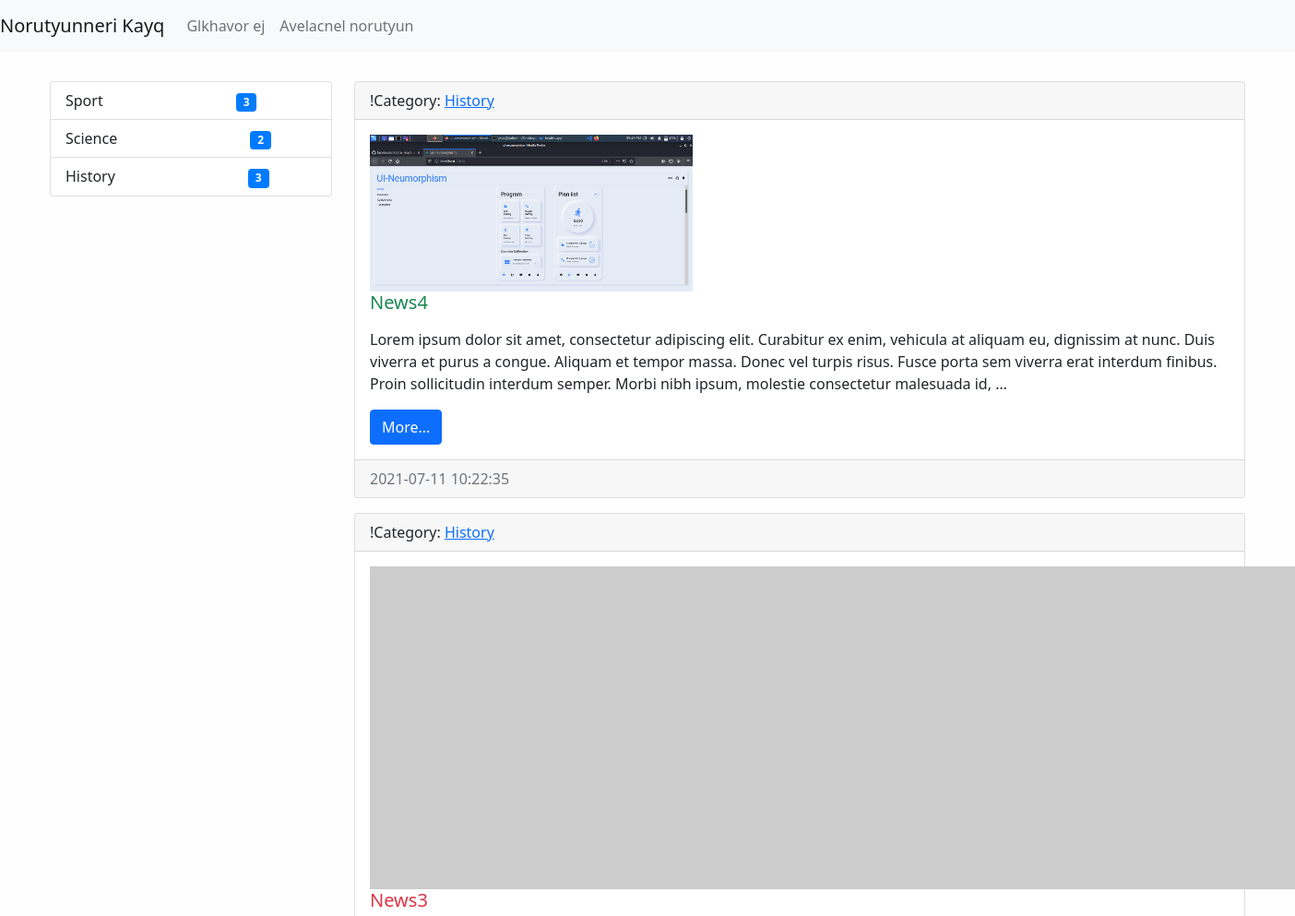
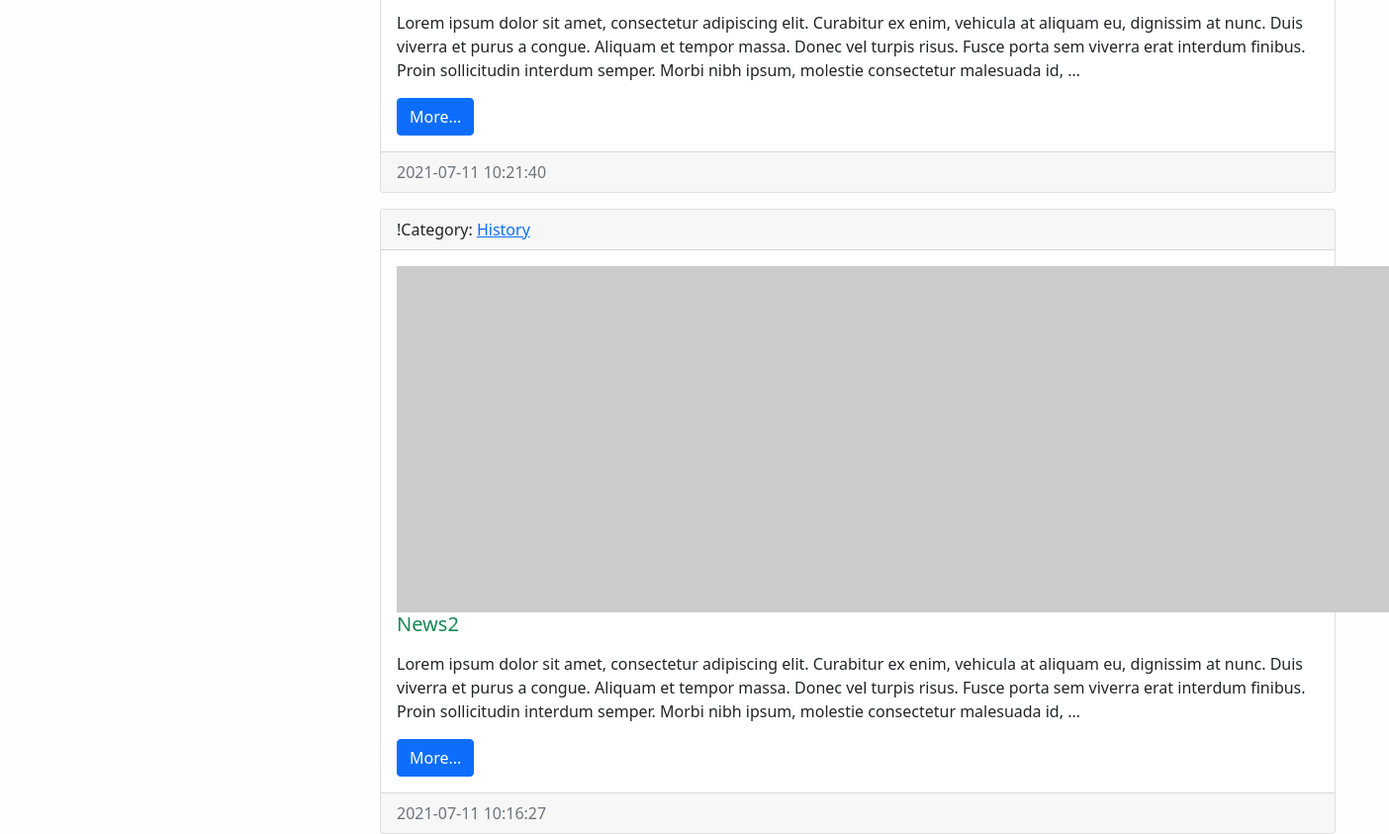
Screenshot of /category/3/ with the database file from the repository (2 pictures, top to bottom).
### news/models.py (models this page shows, shortened)
class Category(models.Model):
    title = models.CharField(max_length=150, db_index=True, verbose_name='CATEGORYI ANUN')
    def get_absolute_url(self):
        return reverse('category', kwargs={"category_id": self.pk})
    def __str__(self):
        return self.title
    class Meta:
        verbose_name = "Category"
        verbose_name_plural = "Categoryner"
        ordering = ['title']

class News(models.Model):
    title = models.CharField(max_length=150, verbose_name="ANUN")
    content = models.TextField(blank=True)
    created_at = models.DateTimeField(auto_now_add=True, verbose_name='STEGHTSVEL E')
    updated_at = models.DateTimeField(auto_now=True, verbose_name='POPOKHVEL E')
    photo = models.ImageField(upload_to='photos/%Y/%m/%d/', blank=True)
    is_published = models.BooleanField(default=True, verbose_name='HRATARAKVEL E')
    category = models.ForeignKey('Category', on_delete=models.PROTECT, related_name='get_news')
    views = models.IntegerField(default=0)
    def get_absolute_url(self):
        return reverse('view_news', kwargs={"pk": self.pk})
    class Meta:
        verbose_name = "Norutyun"  # entavernagira tsarayum(or` add news-y darav add Norutyun...)
        verbose_name_plural = "Norutyunner"  # sa el hognakii depqum(inchin -s er avelacnum` sa kdarna)
        ordering = ['-created_at']  # ev adminki ev modeli sort. hertakanutyuny kpokhvi

### news/views.py (the view)
# urls.py: path('category/<int:category_id>/', NewsByCategory.as_view(), name='category'),
class NewsByCategory(ListView):
    model = News
    template_name = 'news/home_news_list.html'
    context_object_name = 'news'
    allow_empty = False
    def get_queryset(self):
        return News.objects.filter(category_id=self.kwargs['category_id'], is_published=True)
    def get_context_data(self, *, object_list=None, **kwargs):
        context = super().get_context_data(**kwargs)
        context['title'] = Category.objects.get(pk=self.kwargs['category_id'])
        return context

### news/templatetags/news_tags.py (called while the page is built)
@register.inclusion_tag('news/list-categories.html')
def show_categories(arg1="hello", arg2="world"):
    categories = Category.objects.annotate(cnt=Count("get_news")).filter(cnt__gt=0)
    return {"categories": categories, "arg1": arg1,  "arg2": arg2}

### news/templates/news/home_news_list.html (shortened to what this page needs)
{% extends 'base.html' %}
{% block sidebar %}
    {% include 'inc/_sidebar.html' %}
{% endblock %}
{% block content %}
{% for item in news %}
<div class="card mt-3">
    <div class="card-header">
        !Category: <a href="{{ item.category.get_absolute_url }}"> {{ item.category }} </a>
    </div>
    <div class="card-body">
        <div class="media">
            {% if item.photo %}
            <img alt="" class="mr-3" src="{{ item.photo.url }}" width="350">
            {% else %}
            <img alt="" class="mr-3" src="https://picsum.photos/id/1050/350/235">
            {% endif %}
            <div class="media-body">
                <h5 class="card-title {% cycle  'text-success' 'text-danger'%} ">{{ item.title }}</h5>
                <p class="card-text">{{ item.content|linebreaks|truncatewords:50 }}</p>
                <a class="btn btn-primary" href="{{ item.get_absolute_url }}">More...</a>
            </div>
        </div>
    </div>
    <div class="card-footer text-muted">
        {{ item.created_at|date:'Y-m-d H:i:s' }}
    </div>
</div>
{% empty %}
<p> Oops... There is no data... </p>
{% lorem 3 p %}
{% endfor %}
{% endblock %}

### news/templates/news/list-categories.html (shortened to what this page needs)
<div class="list-group">
    {% for item in categories %}
    <a class="list-group-item list-group-item-action" href="{{ item.get_absolute_url }}">
        {{ item.title }} <span class="badge badge-primary badge-pill"
                               style="background-color: #007bff;color: white;margin-left: 140px;">{{ item.cnt }}</span></a>
    {% endfor %}
</div>

### mysite/static/css/style.css (style rules this page uses)
body { background-color: #fefefe; }

### rows the page displays
Category: title "Sport", cnt "3"
Category: title "Science", cnt "2"
Category: title "History", cnt "3"
News: category "History", photo (picture), title "News4", content "Lorem ipsum dolor sit amet, consectetur adipiscing elit. Curabitur ex enim, vehicula at aliquam eu, dignissim at nunc. Duis viverra et purus a congue. Aliquam et tempor massa. Donec vel turpis risus. Fusce porta sem viverra erat interdum finibus. Proin sollicitudin interdum semper. Morbi nibh ipsum, molestie consectetur malesuada id, …", created_at "2021-07-11 10:22:35"
News: category "History", title "News3", content "Lorem ipsum dolor sit amet, consectetur adipiscing elit. Curabitur ex enim, vehicula at aliquam eu, dignissim at nunc. Duis viverra et purus a congue. Aliquam et tempor massa. Donec vel turpis risus. Fusce porta sem viverra erat interdum finibus. Proin sollicitudin interdum semper. Morbi nibh ipsum, molestie consectetur malesuada id, …", created_at "2021-07-11 10:21:40"
News: category "History", title "News2", content "Lorem ipsum dolor sit amet, consectetur adipiscing elit. Curabitur ex enim, vehicula at aliquam eu, dignissim at nunc. Duis viverra et purus a congue. Aliquam et tempor massa. Donec vel turpis risus. Fusce porta sem viverra erat interdum finibus. Proin sollicitudin interdum semper. Morbi nibh ipsum, molestie consectetur malesuada id, …", created_at "2021-07-11 10:16:27"
